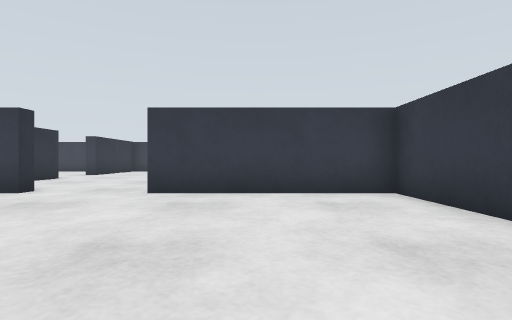
[1] (above)

22 first-person views from a walk through a robot-simulator world made for Gazebo. The camera is 0.31 m above the floor, looks level and sees 80° across. The floor is counted in squares, 0.5 m on a side. Each view is taken from the middle of a square. On the plan, view 1 faces up. The plan holds only what a view shows up to about 9 squares ahead; the rest is blank.

[2]
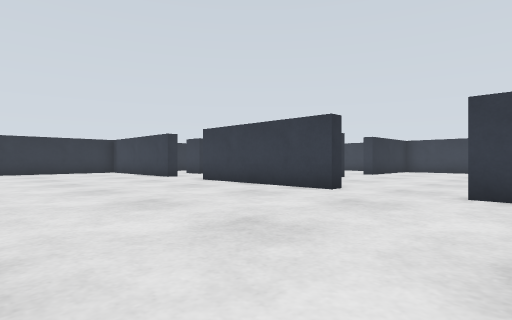

[3]
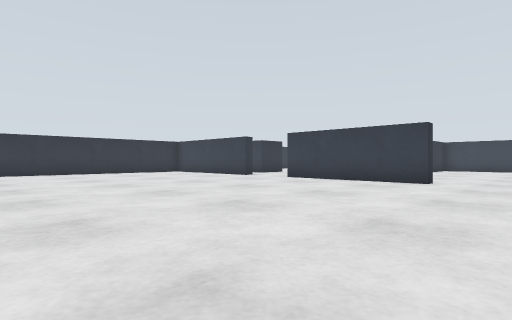

[4]
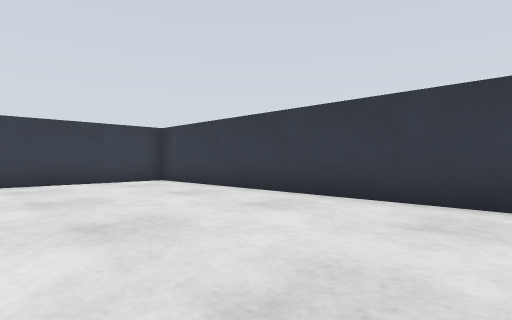

[5]
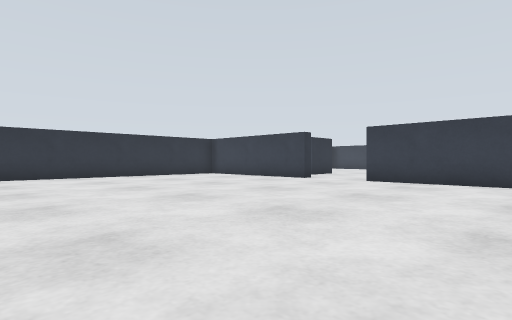

[6]
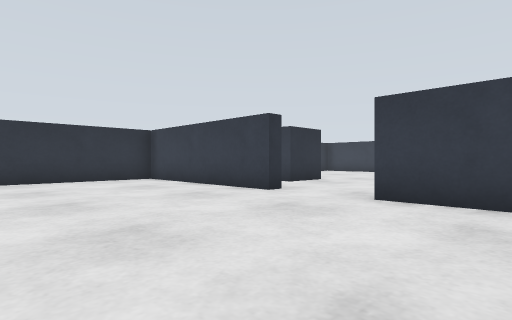

[7]
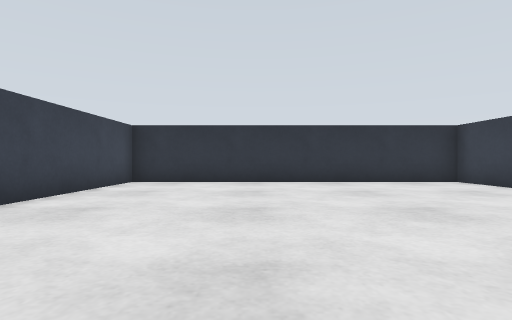

[8]
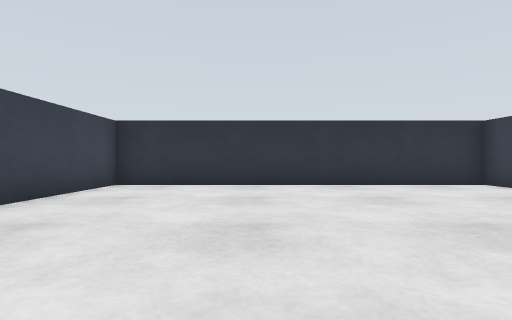

[9]
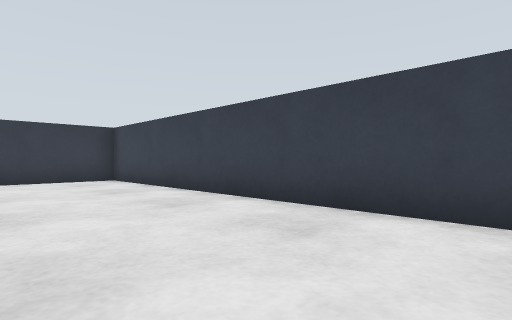

[10]
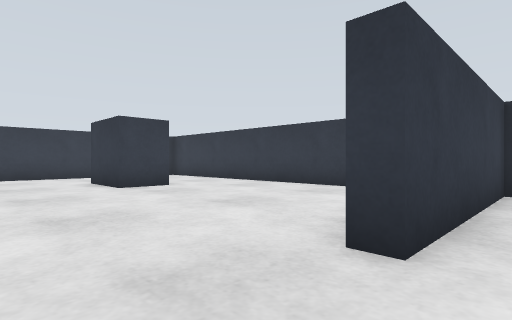

[11]
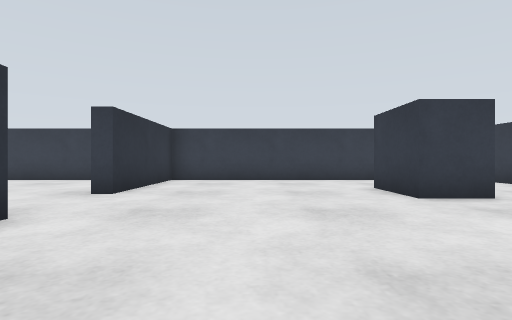

[12]
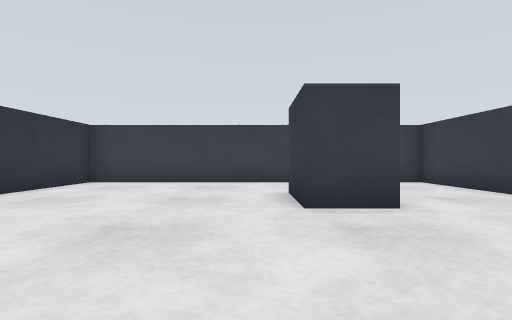

[13]
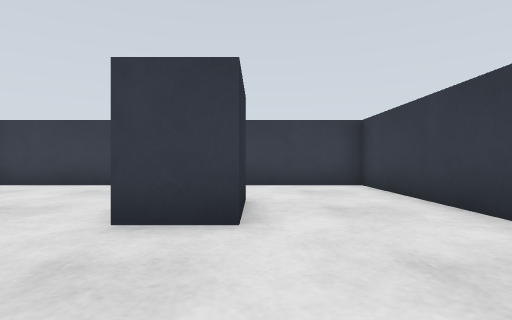

[14]
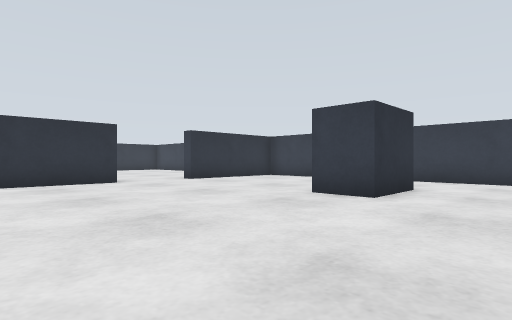

[15]
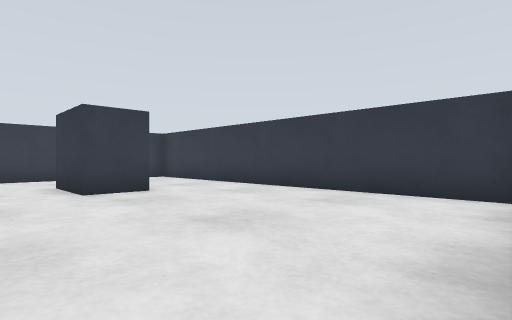

[16]
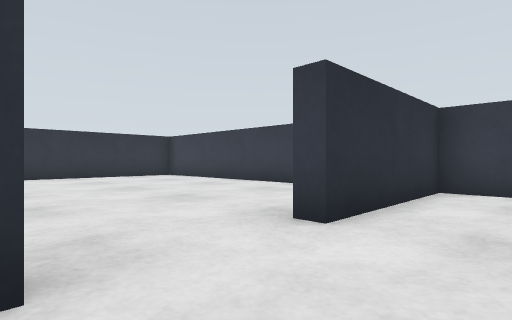

[17]
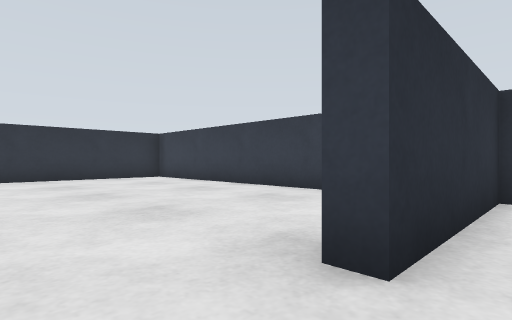

[18]
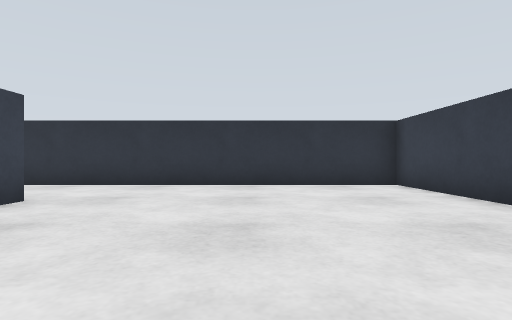

[19]
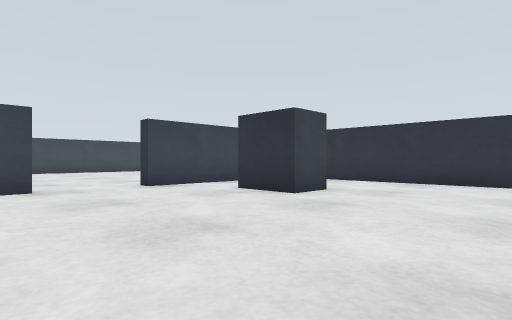

[20]
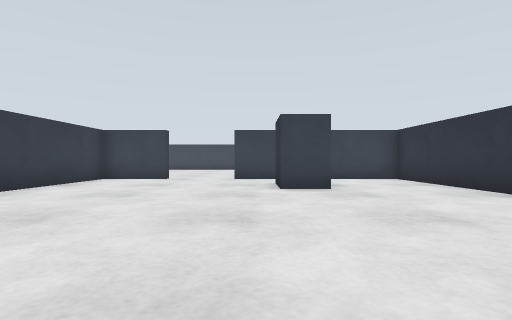

[21]
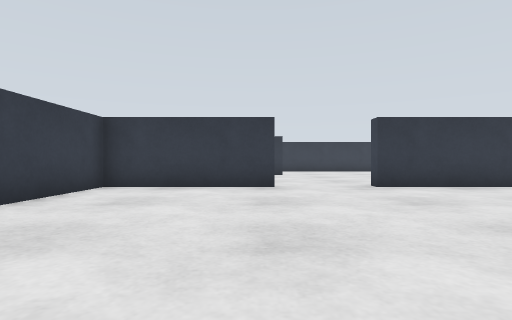

[22]
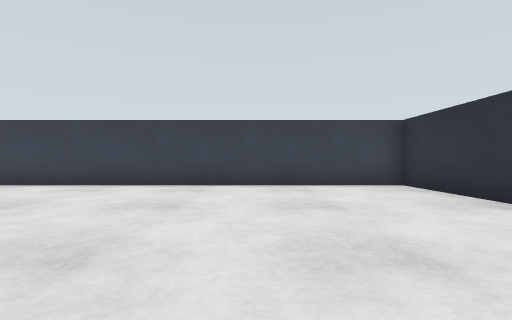

### Floor plan
Points are (right, up) in squares from view 1. A wall is a line through its corners. A room is listed if a view was taken in it or the views show most of it. See-through windows are left out.
Room 1 (views 1, 2, 3, 4, 5, 6, 7, 8, 9, 10, 15, 22)
walls: (-4.4, 6.1) (-4.4, 5.7) (-9.1, 5.7); (-11.3, 6.1) (-11.3, 5.7) (-16.6, 5.7) (-16.6, -3.5) (2.2, -3.5); (2.6, -3.1) (2.6, 5.7) (-2, 5.7) (-2, 6.1)
ways out: opening at (-3.5, 6) to room 2; opening at (-10.5, 6) to room 3
Room 2 (views 11, 12, 13, 14, 16, 17)
walls: (-7, 10.2) (-6.6, 10.2) (-6.6, 7.8); (2.6, 6.4) (2.6, 16.5) (-6.6, 16.5) (-6.6, 12.6) (-7, 12.6)
ways out: opening at (-3.5, 6) to room 1; opening at (-7, 11.5) to room 3
objects: blue box (-1, 12) to (0, 14)
Room 3 (views 18, 19, 20, 21)
walls: (-7, 12.6) (-7, 16.5) (-16.6, 16.5) (-16.6, 7); (-13.9, 6.1) (-11.3, 6.1); (-9.1, 6.1) (-8.5, 6.1); (-7, 7) (-7, 10.2)
ways out: opening at (-10.5, 6) to room 1; opening at (-7, 11.5) to room 2
objects: blue box (-13, 8) to (-13, 9)

Where each view was taken, in squares from view 1:
view 1: 0 up, 0 right, facing up
view 2: 0 up, 1 left, facing up-left
view 3: 3 down, 2 left, facing up-left
view 4: 3 down, 2 left, facing up-right
view 5: 3 down, 5 left, facing up-left
view 6: 1 up, 7 left, facing up-left
view 7: 0 up, 8 left, facing left
view 8: 0 up, 9 left, facing left
view 9: 0 up, 7 left, facing down-right
view 10: 5 up, 4 left, facing up-right
view 11: 7 up, 4 left, facing up
view 12: 8 up, 2 left, facing up
view 13: 9 up, 0 right, facing up
view 14: 7 up, 2 right, facing up-left
view 15: 6 up, 3 left, facing up-right
view 16: 10 up, 5 left, facing up-left
view 17: 11 up, 6 left, facing up-left
view 18: 13 up, 9 left, facing left
view 19: 13 up, 8 left, facing down-left
view 20: 16 up, 12 left, facing down
view 21: 13 up, 14 left, facing right
view 22: 4 up, 13 left, facing down
